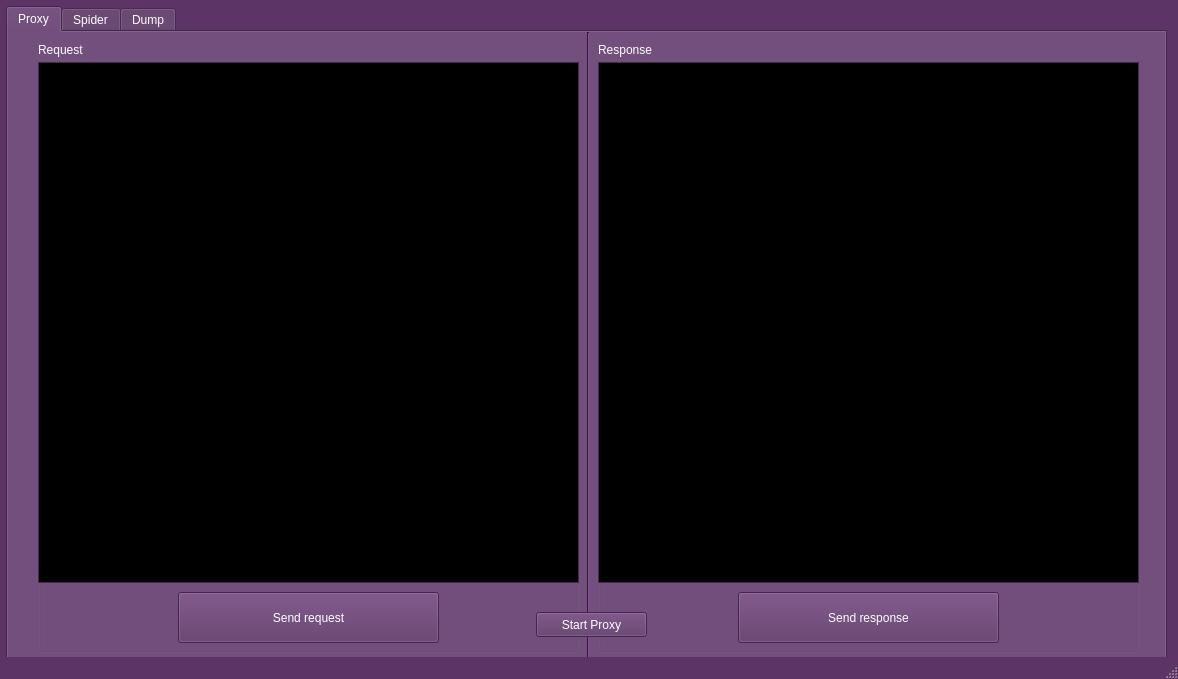
<?xml version="1.0" encoding="UTF-8"?>
<ui version="4.0">
 <class>AracneWindow</class>
 <widget class="QMainWindow" name="AracneWindow">
  <property name="enabled">
   <bool>true</bool>
  </property>
  <property name="geometry">
   <rect>
    <x>0</x>
    <y>0</y>
    <width>1178</width>
    <height>679</height>
   </rect>
  </property>
  <property name="sizePolicy">
   <sizepolicy hsizetype="Preferred" vsizetype="Preferred">
    <horstretch>0</horstretch>
    <verstretch>0</verstretch>
   </sizepolicy>
  </property>
  <property name="maximumSize">
   <size>
    <width>1191</width>
    <height>702</height>
   </size>
  </property>
  <property name="palette">
   <palette>
    <active>
     <colorrole role="WindowText">
      <brush brushstyle="SolidPattern">
       <color alpha="255">
        <red>255</red>
        <green>255</green>
        <blue>255</blue>
       </color>
      </brush>
     </colorrole>
     <colorrole role="Button">
      <brush brushstyle="SolidPattern">
       <color alpha="255">
        <red>92</red>
        <green>53</green>
        <blue>102</blue>
       </color>
      </brush>
     </colorrole>
     <colorrole role="Light">
      <brush brushstyle="SolidPattern">
       <color alpha="255">
        <red>138</red>
        <green>79</green>
        <blue>153</blue>
       </color>
      </brush>
     </colorrole>
     <colorrole role="Midlight">
      <brush brushstyle="SolidPattern">
       <color alpha="255">
        <red>115</red>
        <green>66</green>
        <blue>127</blue>
       </color>
      </brush>
     </colorrole>
     <colorrole role="Dark">
      <brush brushstyle="SolidPattern">
       <color alpha="255">
        <red>46</red>
        <green>26</green>
        <blue>51</blue>
       </color>
      </brush>
     </colorrole>
     <colorrole role="Mid">
      <brush brushstyle="SolidPattern">
       <color alpha="255">
        <red>61</red>
        <green>35</green>
        <blue>68</blue>
       </color>
      </brush>
     </colorrole>
     <colorrole role="Text">
      <brush brushstyle="SolidPattern">
       <color alpha="255">
        <red>255</red>
        <green>255</green>
        <blue>255</blue>
       </color>
      </brush>
     </colorrole>
     <colorrole role="BrightText">
      <brush brushstyle="SolidPattern">
       <color alpha="255">
        <red>255</red>
        <green>255</green>
        <blue>255</blue>
       </color>
      </brush>
     </colorrole>
     <colorrole role="ButtonText">
      <brush brushstyle="SolidPattern">
       <color alpha="255">
        <red>255</red>
        <green>255</green>
        <blue>255</blue>
       </color>
      </brush>
     </colorrole>
     <colorrole role="Base">
      <brush brushstyle="SolidPattern">
       <color alpha="255">
        <red>0</red>
        <green>0</green>
        <blue>0</blue>
       </color>
      </brush>
     </colorrole>
     <colorrole role="Window">
      <brush brushstyle="SolidPattern">
       <color alpha="255">
        <red>92</red>
        <green>53</green>
        <blue>102</blue>
       </color>
      </brush>
     </colorrole>
     <colorrole role="Shadow">
      <brush brushstyle="SolidPattern">
       <color alpha="255">
        <red>0</red>
        <green>0</green>
        <blue>0</blue>
       </color>
      </brush>
     </colorrole>
     <colorrole role="AlternateBase">
      <brush brushstyle="SolidPattern">
       <color alpha="255">
        <red>46</red>
        <green>26</green>
        <blue>51</blue>
       </color>
      </brush>
     </colorrole>
     <colorrole role="ToolTipBase">
      <brush brushstyle="SolidPattern">
       <color alpha="255">
        <red>255</red>
        <green>255</green>
        <blue>220</blue>
       </color>
      </brush>
     </colorrole>
     <colorrole role="ToolTipText">
      <brush brushstyle="SolidPattern">
       <color alpha="255">
        <red>0</red>
        <green>0</green>
        <blue>0</blue>
       </color>
      </brush>
     </colorrole>
    </active>
    <inactive>
     <colorrole role="WindowText">
      <brush brushstyle="SolidPattern">
       <color alpha="255">
        <red>255</red>
        <green>255</green>
        <blue>255</blue>
       </color>
      </brush>
     </colorrole>
     <colorrole role="Button">
      <brush brushstyle="SolidPattern">
       <color alpha="255">
        <red>92</red>
        <green>53</green>
        <blue>102</blue>
       </color>
      </brush>
     </colorrole>
     <colorrole role="Light">
      <brush brushstyle="SolidPattern">
       <color alpha="255">
        <red>138</red>
        <green>79</green>
        <blue>153</blue>
       </color>
      </brush>
     </colorrole>
     <colorrole role="Midlight">
      <brush brushstyle="SolidPattern">
       <color alpha="255">
        <red>115</red>
        <green>66</green>
        <blue>127</blue>
       </color>
      </brush>
     </colorrole>
     <colorrole role="Dark">
      <brush brushstyle="SolidPattern">
       <color alpha="255">
        <red>46</red>
        <green>26</green>
        <blue>51</blue>
       </color>
      </brush>
     </colorrole>
     <colorrole role="Mid">
      <brush brushstyle="SolidPattern">
       <color alpha="255">
        <red>61</red>
        <green>35</green>
        <blue>68</blue>
       </color>
      </brush>
     </colorrole>
     <colorrole role="Text">
      <brush brushstyle="SolidPattern">
       <color alpha="255">
        <red>255</red>
        <green>255</green>
        <blue>255</blue>
       </color>
      </brush>
     </colorrole>
     <colorrole role="BrightText">
      <brush brushstyle="SolidPattern">
       <color alpha="255">
        <red>255</red>
        <green>255</green>
        <blue>255</blue>
       </color>
      </brush>
     </colorrole>
     <colorrole role="ButtonText">
      <brush brushstyle="SolidPattern">
       <color alpha="255">
        <red>255</red>
        <green>255</green>
        <blue>255</blue>
       </color>
      </brush>
     </colorrole>
     <colorrole role="Base">
      <brush brushstyle="SolidPattern">
       <color alpha="255">
        <red>0</red>
        <green>0</green>
        <blue>0</blue>
       </color>
      </brush>
     </colorrole>
     <colorrole role="Window">
      <brush brushstyle="SolidPattern">
       <color alpha="255">
        <red>92</red>
        <green>53</green>
        <blue>102</blue>
       </color>
      </brush>
     </colorrole>
     <colorrole role="Shadow">
      <brush brushstyle="SolidPattern">
       <color alpha="255">
        <red>0</red>
        <green>0</green>
        <blue>0</blue>
       </color>
      </brush>
     </colorrole>
     <colorrole role="AlternateBase">
      <brush brushstyle="SolidPattern">
       <color alpha="255">
        <red>46</red>
        <green>26</green>
        <blue>51</blue>
       </color>
      </brush>
     </colorrole>
     <colorrole role="ToolTipBase">
      <brush brushstyle="SolidPattern">
       <color alpha="255">
        <red>255</red>
        <green>255</green>
        <blue>220</blue>
       </color>
      </brush>
     </colorrole>
     <colorrole role="ToolTipText">
      <brush brushstyle="SolidPattern">
       <color alpha="255">
        <red>0</red>
        <green>0</green>
        <blue>0</blue>
       </color>
      </brush>
     </colorrole>
    </inactive>
    <disabled>
     <colorrole role="WindowText">
      <brush brushstyle="SolidPattern">
       <color alpha="255">
        <red>46</red>
        <green>26</green>
        <blue>51</blue>
       </color>
      </brush>
     </colorrole>
     <colorrole role="Button">
      <brush brushstyle="SolidPattern">
       <color alpha="255">
        <red>92</red>
        <green>53</green>
        <blue>102</blue>
       </color>
      </brush>
     </colorrole>
     <colorrole role="Light">
      <brush brushstyle="SolidPattern">
       <color alpha="255">
        <red>138</red>
        <green>79</green>
        <blue>153</blue>
       </color>
      </brush>
     </colorrole>
     <colorrole role="Midlight">
      <brush brushstyle="SolidPattern">
       <color alpha="255">
        <red>115</red>
        <green>66</green>
        <blue>127</blue>
       </color>
      </brush>
     </colorrole>
     <colorrole role="Dark">
      <brush brushstyle="SolidPattern">
       <color alpha="255">
        <red>46</red>
        <green>26</green>
        <blue>51</blue>
       </color>
      </brush>
     </colorrole>
     <colorrole role="Mid">
      <brush brushstyle="SolidPattern">
       <color alpha="255">
        <red>61</red>
        <green>35</green>
        <blue>68</blue>
       </color>
      </brush>
     </colorrole>
     <colorrole role="Text">
      <brush brushstyle="SolidPattern">
       <color alpha="255">
        <red>46</red>
        <green>26</green>
        <blue>51</blue>
       </color>
      </brush>
     </colorrole>
     <colorrole role="BrightText">
      <brush brushstyle="SolidPattern">
       <color alpha="255">
        <red>255</red>
        <green>255</green>
        <blue>255</blue>
       </color>
      </brush>
     </colorrole>
     <colorrole role="ButtonText">
      <brush brushstyle="SolidPattern">
       <color alpha="255">
        <red>46</red>
        <green>26</green>
        <blue>51</blue>
       </color>
      </brush>
     </colorrole>
     <colorrole role="Base">
      <brush brushstyle="SolidPattern">
       <color alpha="255">
        <red>92</red>
        <green>53</green>
        <blue>102</blue>
       </color>
      </brush>
     </colorrole>
     <colorrole role="Window">
      <brush brushstyle="SolidPattern">
       <color alpha="255">
        <red>92</red>
        <green>53</green>
        <blue>102</blue>
       </color>
      </brush>
     </colorrole>
     <colorrole role="Shadow">
      <brush brushstyle="SolidPattern">
       <color alpha="255">
        <red>0</red>
        <green>0</green>
        <blue>0</blue>
       </color>
      </brush>
     </colorrole>
     <colorrole role="AlternateBase">
      <brush brushstyle="SolidPattern">
       <color alpha="255">
        <red>92</red>
        <green>53</green>
        <blue>102</blue>
       </color>
      </brush>
     </colorrole>
     <colorrole role="ToolTipBase">
      <brush brushstyle="SolidPattern">
       <color alpha="255">
        <red>255</red>
        <green>255</green>
        <blue>220</blue>
       </color>
      </brush>
     </colorrole>
     <colorrole role="ToolTipText">
      <brush brushstyle="SolidPattern">
       <color alpha="255">
        <red>0</red>
        <green>0</green>
        <blue>0</blue>
       </color>
      </brush>
     </colorrole>
    </disabled>
   </palette>
  </property>
  <property name="mouseTracking">
   <bool>false</bool>
  </property>
  <property name="contextMenuPolicy">
   <enum>Qt::DefaultContextMenu</enum>
  </property>
  <property name="windowTitle">
   <string>Aracne</string>
  </property>
  <property name="layoutDirection">
   <enum>Qt::LeftToRight</enum>
  </property>
  <property name="autoFillBackground">
   <bool>false</bool>
  </property>
  <property name="locale">
   <locale language="English" country="UnitedStates"/>
  </property>
  <widget class="QWidget" name="centralWidget">
   <property name="locale">
    <locale language="English" country="UnitedStates"/>
   </property>
   <widget class="QTabWidget" name="tabWidget">
    <property name="geometry">
     <rect>
      <x>6</x>
      <y>6</y>
      <width>1161</width>
      <height>661</height>
     </rect>
    </property>
    <property name="currentIndex">
     <number>0</number>
    </property>
    <widget class="QWidget" name="RequestTab">
     <attribute name="title">
      <string>Proxy</string>
     </attribute>
     <widget class="QGroupBox" name="groupBox_6">
      <property name="geometry">
       <rect>
        <x>30</x>
        <y>10</y>
        <width>541</width>
        <height>611</height>
       </rect>
      </property>
      <property name="title">
       <string>Request</string>
      </property>
      <widget class="QPlainTextEdit" name="textRequest">
       <property name="geometry">
        <rect>
         <x>0</x>
         <y>20</y>
         <width>541</width>
         <height>521</height>
        </rect>
       </property>
       <property name="plainText">
        <string/>
       </property>
      </widget>
      <widget class="QPushButton" name="btnSendRequest">
       <property name="geometry">
        <rect>
         <x>140</x>
         <y>550</y>
         <width>261</width>
         <height>51</height>
        </rect>
       </property>
       <property name="text">
        <string>Send request</string>
       </property>
      </widget>
     </widget>
     <widget class="QGroupBox" name="groupBox_7">
      <property name="geometry">
       <rect>
        <x>590</x>
        <y>10</y>
        <width>541</width>
        <height>611</height>
       </rect>
      </property>
      <property name="title">
       <string>Response</string>
      </property>
      <widget class="QPlainTextEdit" name="textResponse">
       <property name="geometry">
        <rect>
         <x>0</x>
         <y>20</y>
         <width>541</width>
         <height>521</height>
        </rect>
       </property>
      </widget>
      <widget class="QPushButton" name="btnSendResponse">
       <property name="geometry">
        <rect>
         <x>140</x>
         <y>550</y>
         <width>261</width>
         <height>51</height>
        </rect>
       </property>
       <property name="text">
        <string>Send response</string>
       </property>
      </widget>
     </widget>
     <widget class="Line" name="line">
      <property name="geometry">
       <rect>
        <x>570</x>
        <y>0</y>
        <width>20</width>
        <height>631</height>
       </rect>
      </property>
      <property name="orientation">
       <enum>Qt::Vertical</enum>
      </property>
     </widget>
     <widget class="QPushButton" name="btnStartProxy">
      <property name="geometry">
       <rect>
        <x>528</x>
        <y>580</y>
        <width>111</width>
        <height>25</height>
       </rect>
      </property>
      <property name="text">
       <string>Start Proxy</string>
      </property>
     </widget>
    </widget>
    <widget class="QWidget" name="SpiderTab">
     <attribute name="title">
      <string>Spider</string>
     </attribute>
     <widget class="QGroupBox" name="groupBox">
      <property name="geometry">
       <rect>
        <x>30</x>
        <y>10</y>
        <width>1101</width>
        <height>591</height>
       </rect>
      </property>
      <property name="title">
       <string>Spider</string>
      </property>
      <widget class="QPushButton" name="pushButton">
       <property name="geometry">
        <rect>
         <x>990</x>
         <y>90</y>
         <width>101</width>
         <height>41</height>
        </rect>
       </property>
       <property name="text">
        <string>Done</string>
       </property>
      </widget>
      <widget class="QLineEdit" name="lineEdit_4">
       <property name="geometry">
        <rect>
         <x>10</x>
         <y>50</y>
         <width>1081</width>
         <height>25</height>
        </rect>
       </property>
       <property name="text">
        <string/>
       </property>
      </widget>
      <widget class="QLabel" name="label">
       <property name="geometry">
        <rect>
         <x>10</x>
         <y>30</y>
         <width>67</width>
         <height>17</height>
        </rect>
       </property>
       <property name="text">
        <string>Host</string>
       </property>
      </widget>
      <widget class="QLabel" name="label_2">
       <property name="geometry">
        <rect>
         <x>10</x>
         <y>80</y>
         <width>67</width>
         <height>17</height>
        </rect>
       </property>
       <property name="text">
        <string>URL</string>
       </property>
      </widget>
      <widget class="QLineEdit" name="lineEdit_5">
       <property name="geometry">
        <rect>
         <x>10</x>
         <y>100</y>
         <width>961</width>
         <height>25</height>
        </rect>
       </property>
       <property name="text">
        <string/>
       </property>
      </widget>
      <widget class="QTreeView" name="treeView">
       <property name="geometry">
        <rect>
         <x>10</x>
         <y>140</y>
         <width>1081</width>
         <height>441</height>
        </rect>
       </property>
      </widget>
     </widget>
    </widget>
    <widget class="QWidget" name="DumpTab">
     <attribute name="title">
      <string>Dump</string>
     </attribute>
     <widget class="QGroupBox" name="groupBox_4">
      <property name="geometry">
       <rect>
        <x>30</x>
        <y>10</y>
        <width>1101</width>
        <height>591</height>
       </rect>
      </property>
      <property name="title">
       <string>Dump</string>
      </property>
      <widget class="QPushButton" name="pushButton_2">
       <property name="geometry">
        <rect>
         <x>980</x>
         <y>40</y>
         <width>101</width>
         <height>41</height>
        </rect>
       </property>
       <property name="text">
        <string>Done</string>
       </property>
      </widget>
      <widget class="QLineEdit" name="lineEdit_6">
       <property name="geometry">
        <rect>
         <x>10</x>
         <y>50</y>
         <width>951</width>
         <height>25</height>
        </rect>
       </property>
       <property name="text">
        <string/>
       </property>
      </widget>
      <widget class="QLabel" name="label_3">
       <property name="geometry">
        <rect>
         <x>10</x>
         <y>30</y>
         <width>67</width>
         <height>17</height>
        </rect>
       </property>
       <property name="text">
        <string>URL</string>
       </property>
      </widget>
      <widget class="QColumnView" name="DumpDisplay">
       <property name="geometry">
        <rect>
         <x>10</x>
         <y>90</y>
         <width>1081</width>
         <height>491</height>
        </rect>
       </property>
      </widget>
     </widget>
    </widget>
   </widget>
  </widget>
  <widget class="QStatusBar" name="statusBar"/>
 </widget>
 <layoutdefault spacing="6" margin="11"/>
 <resources/>
 <connections/>
</ui>
